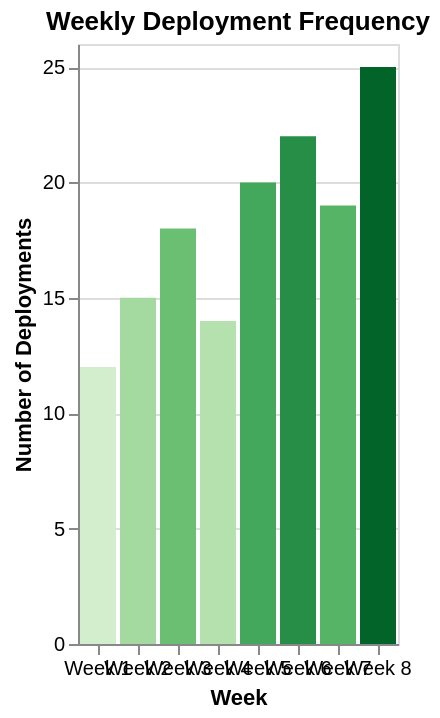

Vega-Lite specification for this chart:
### Vega-Lite specification from a JSON file in a GitHub repository (floating-point values rounded to 4 significant figures)
{"$schema": "https://vega.github.io/schema/vega-lite/v5.json", "description": "Deployment frequency tracking", "data": {"values": [{"week": "Week 1", "deployments": 12}, {"week": "Week 2", "deployments": 15}, {"week": "Week 3", "deployments": 18}, {"week": "Week 4", "deployments": 14}, {"week": "Week 5", "deployments": 20}, {"week": "Week 6", "deployments": 22}, {"week": "Week 7", "deployments": 19}, {"week": "Week 8", "deployments": 25}]}, "mark": "bar", "encoding": {"x": {"field": "week", "type": "ordinal", "axis": {"title": "Week", "labelAngle": 0}}, "y": {"field": "deployments", "type": "quantitative", "axis": {"title": "Number of Deployments"}}, "color": {"field": "deployments", "type": "quantitative", "scale": {"scheme": "greens"}, "legend": null}}, "title": "Weekly Deployment Frequency"}
